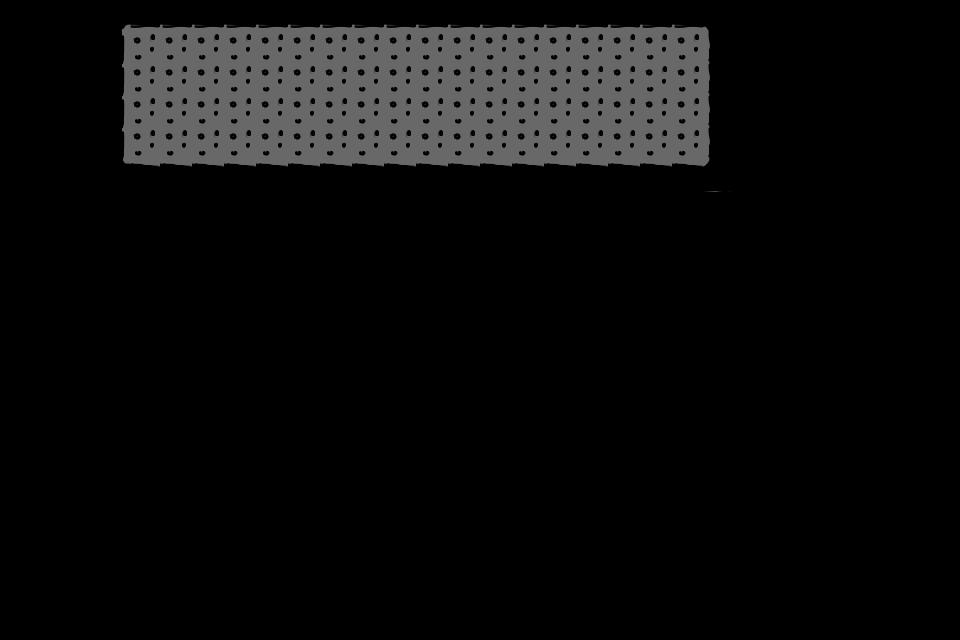

A level layout from a 2D game, rendered from its tile map. Below: a short description, then the map file with its tile-grid data intact:
An orthogonal 30x20 tile map with 32x32 px tiles, 1 tile layer (floor) and 12 objects.

<map version="1.10" tiledversion="1.11.2" orientation="orthogonal" renderorder="right-down" width="30" height="20" tilewidth="32" tileheight="32" infinite="0" nextlayerid="5" nextobjectid="50">
 <tileset firstgid="1" source="tileset.tsx" />
 <layer id="1" name="floor" width="30" height="20">
  <data encoding="csv">
0,0,0,1,2,2,2,2,2,2,2,2,2,2,2,2,2,2,2,2,2,2,3,0,0,0,0,0,0,0,
0,0,0,17,18,18,18,18,18,18,18,18,18,18,18,18,18,18,18,18,18,18,19,0,0,0,0,0,0,0,
0,0,0,17,18,18,18,18,18,18,18,18,18,18,18,18,18,18,18,18,18,18,19,0,0,0,0,0,0,0,
0,0,0,17,18,18,18,18,18,18,18,18,18,18,18,18,18,18,18,18,18,18,19,0,0,0,0,0,0,0,
0,0,0,17,18,18,18,18,18,18,18,18,18,18,18,18,18,18,18,18,18,18,19,0,0,0,0,0,0,0,
0,0,0,33,34,34,34,34,34,34,34,34,34,34,34,34,34,34,34,34,34,34,35,0,0,0,0,0,0,0,
0,0,0,0,0,0,0,0,0,0,0,0,0,0,0,0,0,0,0,0,0,0,0,0,0,0,0,0,0,0,
0,0,0,0,0,0,0,0,0,0,0,0,0,0,0,0,0,0,0,0,0,0,0,0,0,0,0,0,0,0,
0,0,0,0,0,0,0,0,0,0,0,0,0,0,0,0,0,0,0,0,0,0,0,0,0,0,0,0,0,0,
0,0,0,0,0,0,0,0,0,0,0,0,0,0,0,0,0,0,0,0,0,0,0,0,0,0,0,0,0,0,
0,0,0,0,0,0,0,0,0,0,0,0,0,0,0,0,0,0,0,0,0,0,0,0,0,0,0,0,0,0,
0,0,0,0,0,0,0,0,0,0,0,0,0,0,0,0,0,0,0,0,0,0,0,0,0,0,0,0,0,0,
0,0,0,0,0,0,0,0,0,0,0,0,0,0,0,0,0,0,0,0,0,0,0,0,0,0,0,0,0,0,
0,0,0,0,0,0,0,0,0,0,0,0,0,0,0,0,0,0,0,0,0,0,0,0,0,0,0,0,0,0,
0,0,0,0,0,0,0,0,0,0,0,0,0,0,0,0,0,0,0,0,0,0,0,0,0,0,0,0,0,0,
0,0,0,0,0,0,0,0,0,0,0,0,0,0,0,0,0,0,0,0,0,0,0,0,0,0,0,0,0,0,
0,0,0,0,0,0,0,0,0,0,0,0,0,0,0,0,0,0,0,0,0,0,0,0,0,0,0,0,0,0,
0,0,0,0,0,0,0,0,0,0,0,0,0,0,0,0,0,0,0,0,0,0,0,0,0,0,0,0,0,0,
0,0,0,0,0,0,0,0,0,0,0,0,0,0,0,0,0,0,0,0,0,0,0,0,0,0,0,0,0,0,
0,0,0,0,0,0,0,0,0,0,0,0,0,0,0,0,0,0,0,0,0,0,0,0,0,0,0,0,0,0
</data>
 </layer>
 <objectgroup id="4" name="objects">
  <object id="2" gid="4" x="128" y="64" width="32" height="32">
   <properties>
    <property name="color" type="color" value="#ff0000ff" />
    <property name="locked" type="bool" value="true" />
   </properties>
  </object>
  <object id="9" gid="4" x="128" y="96" width="32" height="32">
   <properties>
    <property name="color" type="color" value="#ffff0000" />
    <property name="locked" type="bool" value="true" />
   </properties>
  </object>
  <object id="12" gid="4" x="128" y="128" width="32" height="32">
   <properties>
    <property name="color" type="color" value="#ff00ff00" />
    <property name="locked" type="bool" value="true" />
   </properties>
  </object>
  <object id="8" gid="6" x="288" y="96" width="32" height="32">
   <properties>
    <property name="locked" type="bool" value="false" />
   </properties>
  </object>
  <object id="30" gid="7" x="480" y="96" width="32" height="32">
   <properties>
    <property name="locked" type="bool" value="false" />
   </properties>
  </object>
  <object id="48" gid="7" x="544" y="96" width="32" height="32">
   <properties>
    <property name="locked" type="bool" value="false" />
   </properties>
  </object>
  <object id="49" gid="7" x="608" y="96" width="32" height="32">
   <properties>
    <property name="locked" type="bool" value="false" />
   </properties>
  </object>
  <object id="41" gid="13" x="192" y="96" width="32" height="32">
   <properties>
    <property name="locked" type="bool" value="false" />
   </properties>
  </object>
  <object id="42" gid="13" x="384" y="96" width="32" height="32">
   <properties>
    <property name="locked" type="bool" value="false" />
   </properties>
  </object>
  <object id="45" gid="5" x="672" y="96" width="32" height="32">
   <properties>
    <property name="color" type="color" value="#ffb400b4" />
    <property name="locked" type="bool" value="true" />
   </properties>
  </object>
  <object id="46" gid="5" x="672" y="128" width="32" height="32">
   <properties>
    <property name="color" type="color" value="#ffff0000" />
    <property name="locked" type="bool" value="true" />
   </properties>
  </object>
  <object id="47" gid="5" x="672" y="160" width="32" height="32">
   <properties>
    <property name="color" type="color" value="#ff0000ff" />
    <property name="locked" type="bool" value="true" />
   </properties>
  </object>
 </objectgroup>
</map>
